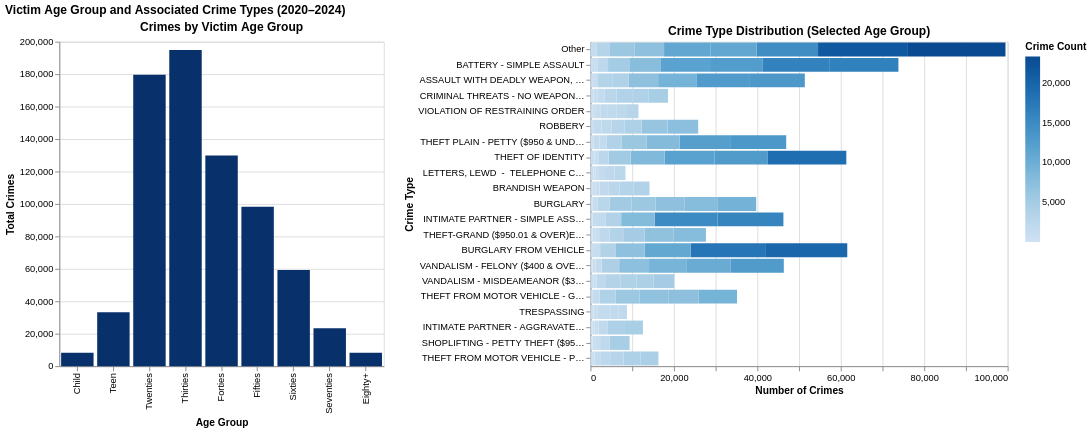

Source (notebook cell):
### Code cell
import altair as alt
import pandas as pd
import numpy as np

# filters for realistic ages and years
age_data = df[['vict_age', 'crm_cd_desc', 'date_occ']].copy()
age_data = age_data[(age_data['vict_age'] > 0) & (age_data['vict_age'] <= 100)]
age_data = age_data[age_data['date_occ'].dt.year.between(2020, 2025)]

# set age bins
bins = [0, 12, 19, 29, 39, 49, 59, 69, 79, 100]
labels = ['Child', 'Teen', 'Twenties', 'Thirties', 'Forties', 'Fifties', 'Sixties', 'Seventies', 'Eighty+']

age_data['age_group'] = pd.cut(age_data['vict_age'], bins=bins, labels=labels, right=True)

# Combine rare crime types into "Other" to reduce clutter
top_crimes = age_data['crm_cd_desc'].value_counts().nlargest(20).index
age_data['crime_grouped'] = age_data['crm_cd_desc'].where(
    age_data['crm_cd_desc'].isin(top_crimes), 'Other'
)

# Code fix based on comment:
# It will be great if you can add brush and link options, for example, in vis3, you can choose on the particular age group bar to show the distribution of crime crime type. 
# I will prefer to have a single color sequential color map if you can. The variation of interaction is not quite enough.

# Aggregate data
age_counts = age_data.groupby('age_group').size().reset_index(name='count')
crime_dist = age_data.groupby(['age_group', 'crime_grouped']).size().reset_index(name='count')

# Brush selection on age groups
age_brush = alt.selection_point(
    fields=['age_group'],
    empty=True
)

# left side contains an Age Group Bar Chart (brushable)
age_chart = alt.Chart(age_counts).mark_bar().encode(
    x=alt.X(
        'age_group:N',
        sort=labels,
        title='Age Group'
    ),
    y=alt.Y(
        'count:Q',
        title='Total Crimes'
    ),
    color=alt.condition(
        age_brush,
        alt.value('#08306b'),    # darker when selected
        alt.value('#c6dbef')     # lighter when not selected
    ),
    tooltip=['age_group:N', 'count:Q']
).add_params(
    age_brush
).properties(
    width=350,
    height=350,
    title='Crimes by Victim Age Group'
)

# right side contains a Crime Type Distribution (linked)
# it uses a single sequential color scale (blues)
crime_chart = alt.Chart(crime_dist).mark_bar().encode(
    y=alt.Y(
        'crime_grouped:N',
        sort='-x',
        title='Crime Type'
    ),
    x=alt.X(
        'count:Q',
        title='Number of Crimes'
    ),
    color=alt.Color(
        'count:Q',
        scale=alt.Scale(scheme='blues'), 
        legend=alt.Legend(title='Crime Count')
    ),
    tooltip=['crime_grouped:N', 'count:Q']
).transform_filter(
    age_brush
).properties(
    width=450,
    height=350,
    title='Crime Type Distribution (Selected Age Group)'
)

# Combine charts (brush and link)
final_vis = alt.hconcat(
    age_chart,
    crime_chart
).properties(
    title='Victim Age Group and Associated Crime Types (2020–2024)'
)

# saves Altair brush and link charts as html
final_vis.save('docs/visualizations/age_crime_brush_link.html')

final_vis

### Figure 1 — Vega-Lite specification as saved in the notebook (floating-point values rounded to 4 significant figures; data arrays with more than 128 entries replaced by an {"elided": "..."} marker saying what was removed)
{"config": {"view": {"continuousWidth": 300, "continuousHeight": 300}}, "hconcat": [{"data": {"name": "data-208a8ffcb5e714e05232ad03c0c7c04d"}, "mark": {"type": "bar"}, "encoding": {"color": {"condition": {"param": "param_5", "value": "#08306b", "empty": true}, "value": "#c6dbef"}, "tooltip": [{"field": "age_group", "type": "nominal"}, {"field": "count", "type": "quantitative"}], "x": {"field": "age_group", "sort": ["Child", "Teen", "Twenties", "Thirties", "Forties", "Fifties", "Sixties", "Seventies", "Eighty+"], "title": "Age Group", "type": "nominal"}, "y": {"field": "count", "title": "Total Crimes", "type": "quantitative"}}, "height": 350, "name": "view_5", "title": "Crimes by Victim Age Group", "width": 350}, {"data": {"name": "data-8d5f13b1ca469b44d1f494589b043718"}, "mark": {"type": "bar"}, "encoding": {"color": {"field": "count", "legend": {"title": "Crime Count"}, "scale": {"scheme": "blues"}, "type": "quantitative"}, "tooltip": [{"field": "crime_grouped", "type": "nominal"}, {"field": "count", "type": "quantitative"}], "x": {"field": "count", "title": "Number of Crimes", "type": "quantitative"}, "y": {"field": "crime_grouped", "sort": "-x", "title": "Crime Type", "type": "nominal"}}, "height": 350, "title": "Crime Type Distribution (Selected Age Group)", "transform": [{"filter": {"param": "param_5", "empty": true}}], "width": 450}], "params": [{"name": "param_5", "select": {"type": "point", "fields": ["age_group"]}, "views": ["view_5"]}], "title": "Victim Age Group and Associated Crime Types (2020–2024)", "$schema": "https://vega.github.io/schema/vega-lite/v5.8.0.json", "datasets": {"data-208a8ffcb5e714e05232ad03c0c7c04d": [{"age_group": "Child", "count": 8270}, {"age_group": "Teen", "count": 33183}, {"age_group": "Twenties", "count": 179625}, {"age_group": "Thirties", "count": 194843}, {"age_group": "Forties", "count": 129929}, {"age_group": "Fifties", "count": 98320}, {"age_group": "Sixties", "count": 59279}, {"age_group": "Seventies", "count": 23318}, {"age_group": "Eighty+", "count": 8265}], "data-8d5f13b1ca469b44d1f494589b043718": {"elided": "189 records"}}}
